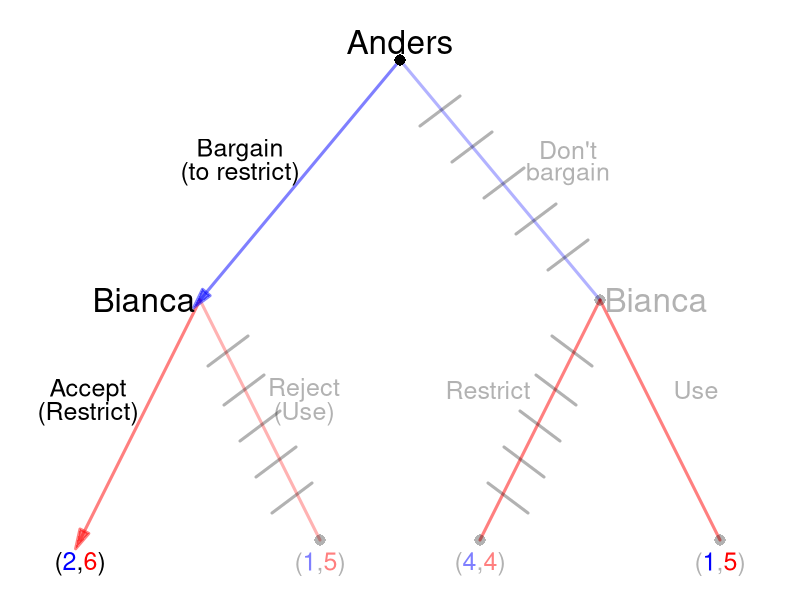

This figure's R source:
require(shape)
pdf(file = "what_can_markets_do/sequential_coase_unrestricted_solved.pdf", width = 9, height = 7)

#Set parameters for graphics
axislabelsize <- 1.5
labelsize <- 2
actionlabelsize <- 1.5
graphlinewidth <- 3
segmentlinewidth <- 2
nodesize <- 1.5
fadelevel <- 0.3

COL <- c("#7fc97f", "#beaed4", "#fdc086", "#ffff99", "#386cb0", "#f0027f", "#bf5b17", "#666666")
COLA <- c("#99d8c9","#66c2a4","#41ae76", "#238b45", "#005824")
COLB <- c("#4eb3d3", "#2b8cbe", "#0868ac","#084081")

par(mar =  c(0, 0, 0, 0))

xlims <- c(0, 10)
ylims <- c(0, 10)

npts <- 501 
x <- seq(xlims[1], xlims[2], length.out = npts)
y <- seq(ylims[1], ylims[2], length.out = npts) 

plot(0, 0, xlim = xlims, ylim = ylims, type = "n",
     xlab = expression(paste("")),
     ylab = expression(paste("")), 
     xaxt = "n", 
     yaxt = "n", 
     cex.lab = axislabelsize, 
     bty = "n",
     xaxs="i", 
     yaxs="i")

ticksy <- seq(from = 0, to = ylims[2], by = 2)
ylabels <- seq(from = 0, to = ylims[2], by = 2)
ticksx <- seq(from = 0, to = xlims[2], by = 2)
xlabels <- seq(from = 0, to = xlims[2], by = 2)

#segments(5, 9, 2.5, 5, lty = 1, col = rgb(0, 0, 1, 0.5), lwd = graphlinewidth)
#Plant late
segments(5, 9, 7.5, 5, lty = 1, col = rgb(0, 0, 1, fadelevel), lwd = graphlinewidth)

#Branches for Bianca
#From Anders planting early
#Bianca plants early
Arrows(2.5, 5, 1, 1, col = rgb(1, 0, 0, 0.5), lty = 1, lwd = 3, arr.type = "triangle")
#segments(2.5, 5, 1, 1, lty = 1, col = rgb(1, 0, 0, 0.5), lwd = graphlinewidth)
#Bianca plants late
segments(2.5, 5, 4, 1, lty = 1, col = rgb(1, 0, 0, fadelevel), lwd = graphlinewidth)

#Branches for Anders
#Plant early
Arrows(5, 9, 2.5, 5, col = rgb(0, 0, 1, 0.5), lty = 1, lwd = 3, arr.type = "triangle")


#From Anders plants late
#Bianca plants early
segments(7.5, 5, 6, 1, lty = 1, col = rgb(1, 0, 0, 0.5), lwd = graphlinewidth)


#Bianca plants late
segments(7.5, 5, 9, 1, lty = 1, col = rgb(1, 0, 0, 0.5), lwd = graphlinewidth)

#Initial node
points(5, 9, pch = 16, col = "black", cex = nodesize)

#P1 Nodes
#points(2.5, 5, pch = 16, col = "black", cex = nodesize)
points(7.5, 5, pch = 16, col = rgb(0,0,0,fadelevel), cex = nodesize)

#P2 Terminal Nodes
#points(1, 1, pch = 16, col = "black", cex = nodesize)
points(4, 1, pch = 16, col = rgb(0,0,0,fadelevel), cex = nodesize)
points(6, 1, pch = 16, col = rgb(0,0,0,fadelevel), cex = nodesize)
points(9, 1, pch = 16, col = rgb(0,0,0,fadelevel), cex = nodesize)

text(5, 9.3, expression(paste("Anders")), cex = labelsize)
text(3, 7.5, expression(paste("Bargain")), cex = actionlabelsize)
text(3, 7.1, expression(paste("(to restrict)")), cex = actionlabelsize)
text(7.1, 7.5, expression(paste("Don't")), cex = actionlabelsize, col = rgb(0, 0, 0, fadelevel))
text(7.1, 7.1, expression(paste("bargain")), cex = actionlabelsize, col = rgb(0, 0, 0, fadelevel))


text(1.8, 5, expression(paste("Bianca")), cex = labelsize)
text(1.1, 3.5, expression(paste("Accept")), cex = actionlabelsize)
text(1.1, 3.1, expression(paste("(Restrict)")), cex = actionlabelsize)
#text(1.3, 3.1, expression(paste("early")), cex = actionlabelsize)
text(3.8, 3.5, expression(paste("Reject")), cex = actionlabelsize, col = rgb(0,0,0,fadelevel))
text(3.8, 3.1, expression(paste("(Use)")), cex = actionlabelsize, col = rgb(0,0,0,fadelevel))
#text(3.8, 3.1, expression(paste("late")), cex = actionlabelsize, col = rgb(0,0,0,fadelevel))


text(8.2, 5, expression(paste("Bianca")), cex = labelsize, col = rgb(0,0,0,fadelevel))
text(6.1, 3.5, expression(paste("Restrict")), cex = actionlabelsize, col = rgb(0,0,0,fadelevel))
#text(6.1, 3.1, expression(paste("early")), cex = actionlabelsize, col = rgb(0,0,0,fadelevel))
text(8.7, 3.5, expression(paste("Use")), cex = actionlabelsize, col = rgb(0,0,0,fadelevel))
#text(9.1, 3.1, expression(paste("unrestricted")), cex = actionlabelsize, col = rgb(0,0,0,fadelevel))

#Payoffs 
text(1, .6, expression("(" * phantom("2") * "," * phantom("6") * ")"), cex = actionlabelsize)
text(1, .6, expression(phantom("(") * "2" * phantom(",") * phantom("6") * phantom(")")), col = rgb(0, 0, 1, 1),  cex = actionlabelsize)
text(1, .6, expression(phantom("(") * phantom("2") * phantom(",") * "6" * phantom(")")), col = rgb(1, 0, 0, 1), cex = actionlabelsize)

text(4, .6, expression("(" * phantom("1") * "," * phantom("5") * ")"), col = rgb(0, 0, 0, fadelevel), cex = actionlabelsize)
text(4, .6, expression(phantom("(") * "1" * phantom(",") * phantom("5") * phantom(")")), col = rgb(0, 0, 1, 0.5 ,fadelevel),  cex = actionlabelsize)
text(4, .6, expression(phantom("(") * phantom("1") * phantom(",") * "5" * phantom(")")), col = rgb(1, 0, 0, 0.5 ,fadelevel), cex = actionlabelsize)

text(6, .6, expression("(" * phantom("4") * "," * phantom("4") * ")"), col = rgb(0, 0, 0, fadelevel), cex = actionlabelsize)
text(6, .6, expression(phantom("(") * "4" * phantom(",") * phantom("4") * phantom(")")), col = rgb(0, 0, 1, 0.5 ,fadelevel),  cex = actionlabelsize)
text(6, .6, expression(phantom("(") * phantom("4") * phantom(",") * "4" * phantom(")")), col = rgb(1, 0, 0, 0.5 ,fadelevel), cex = actionlabelsize)

text(9, .6, expression("(" * phantom("1") * "," * phantom("5") * ")"), col = rgb(0, 0, 0, fadelevel), cex = actionlabelsize)
text(9, .6, expression(phantom("(") * "1" * phantom(",") * phantom("5") * phantom(")")), col = rgb(0, 0, 1, 1 ,fadelevel),  cex = actionlabelsize)
text(9, .6, expression(phantom("(") * phantom("1") * phantom(",") * "5" * phantom(")")), col = rgb(1, 0, 0, 1 ,fadelevel), cex = actionlabelsize)

#Cutting branch plant late when A plants early
segments(2.6, 3.9, 3.1, 4.4, lty = 1, col = rgb(0,0,0,fadelevel), lwd = graphlinewidth)
segments(2.8, 3.25, 3.3, 3.75, lty = 1, col = rgb(0,0,0,fadelevel), lwd = graphlinewidth)
segments(3, 2.65, 3.5, 3.15, lty = 1, col = rgb(0,0,0,fadelevel), lwd = graphlinewidth)
segments(3.2, 2.05, 3.7, 2.55, lty = 1, col = rgb(0,0,0,fadelevel), lwd = graphlinewidth)
segments(3.4, 1.45, 3.9, 1.95, lty = 1, col = rgb(0,0,0,fadelevel), lwd = graphlinewidth)


#Cutting branch plant late when A plants
segments(7.4, 3.9, 6.9, 4.4, lty = 1, col = rgb(0,0,0,fadelevel), lwd = graphlinewidth)
segments(7.2, 3.25, 6.7, 3.75, lty = 1, col = rgb(0,0,0,fadelevel), lwd = graphlinewidth)
segments(7, 2.65, 6.5, 3.15, lty = 1, col = rgb(0,0,0,fadelevel), lwd = graphlinewidth)
segments(6.8, 2.05, 6.3, 2.55, lty = 1, col = rgb(0,0,0,fadelevel), lwd = graphlinewidth)
segments(6.6, 1.45, 6.1, 1.95, lty = 1, col = rgb(0,0,0,fadelevel), lwd = graphlinewidth)

#Cutting branch plant late for A given B's actions
segments(5.25, 7.9, 5.75, 8.4, lty = 1, col = rgb(0,0,0,fadelevel), lwd = graphlinewidth)
segments(5.65, 7.3, 6.15, 7.8, lty = 1, col = rgb(0,0,0,fadelevel), lwd = graphlinewidth)
segments(6.05, 6.7, 6.55, 7.2, lty = 1, col = rgb(0,0,0,fadelevel), lwd = graphlinewidth)
segments(6.45, 6.1, 6.95, 6.6, lty = 1, col = rgb(0,0,0,fadelevel), lwd = graphlinewidth)
segments(6.85, 5.5, 7.35, 6, lty = 1, col = rgb(0,0,0,fadelevel), lwd = graphlinewidth)


dev.off()
